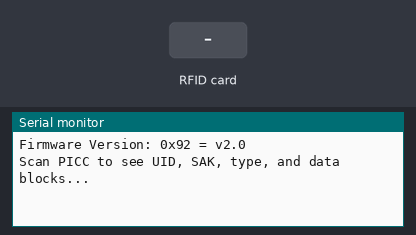
A sketch run on a simulated Arduino Uno, built with avr-gcc and run on an emulated ATmega328P. Shown: the last lines printed to the serial monitor. Inputs (shaded band) come from the test bench.

Above: at 1.2 s.
1.3 s: RFID card 10 42 91 7C held to the reader
At 1.7 s:
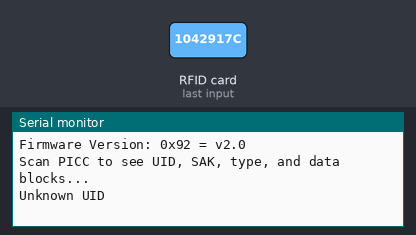
2.8 s: RFID card 5E 7A 19 C4 held to the reader
At 3.4 s:
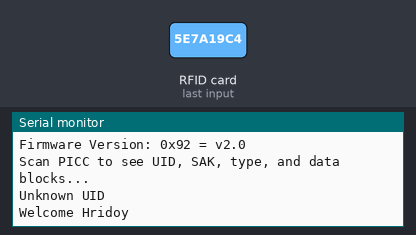

Measured:
- after the input at 1.3 s, the serial monitor: prints a new line at once (image 1)
- after the input at 2.8 s, the serial monitor: prints a new line at once (image 2)

The sketch:

DumpInfo.ino
```cpp
// (licence header left out)
#include <SPI.h>
#include <MFRC522.h>

constexpr uint8_t RST_PIN = 9;          // Configurable, see typical pin layout above
constexpr uint8_t SS_PIN = 10;         // Configurable, see typical pin layout above

byte readCard[4];
String tagID = "";

MFRC522 mfrc522(SS_PIN, RST_PIN);  // Create MFRC522 instance

void setup() {
	Serial.begin(9600);		// Initialize serial communications with the PC
	//while (!Serial);		// Do nothing if no serial port is opened (added for Arduinos based on ATMEGA32U4)
	SPI.begin();			// Init SPI bus
	mfrc522.PCD_Init();		// Init MFRC522
	mfrc522.PCD_DumpVersionToSerial();	// Show details of PCD - MFRC522 Card Reader details
	Serial.println("Scan PICC to see UID, SAK, type, and data blocks...");
}

void loop() {
	// Look for new cards
	if ( ! mfrc522.PICC_IsNewCardPresent()) {
		return;
	}
  for(uint8_t i = 0; i < 4; i++){
    readCard[i] = mfrc522.uid.uidByte[i];
    tagID.concat(String(mfrc522.uid.uidByte[i],HEX));
  }
  //Serial.print(tagID);
  //Serial.println("");
  //mfrc522.PICC_HaltA();
  if(tagID == "1042917c"){
    Serial.print("Welcome Hridoy\n");
  }
  else{
    Serial.print("Unknown UID\n");
  }
  tagID = "";
	// Select one of the cards
	if ( ! mfrc522.PICC_ReadCardSerial()) {
		return;
	}

	// Dump debug info about the card; PICC_HaltA() is automatically called
	mfrc522.PICC_DumpToSerial(&(mfrc522.uid));

}
```
